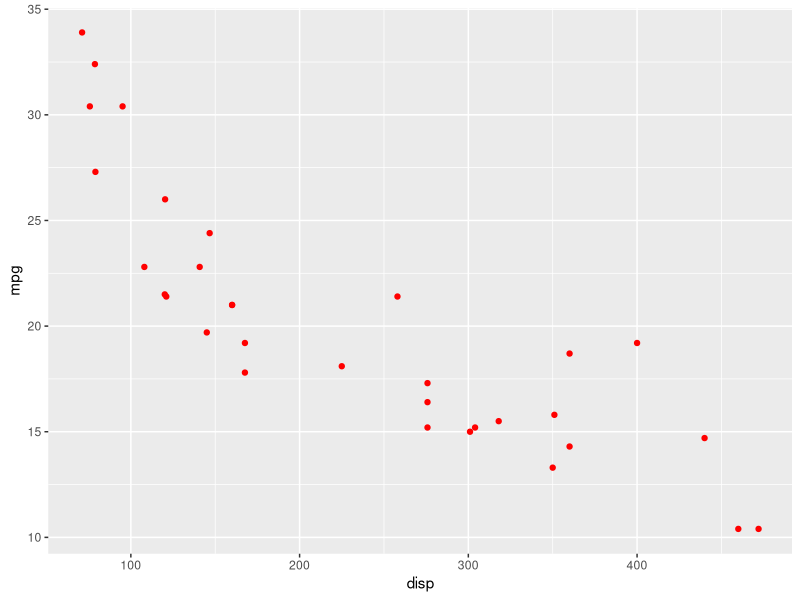
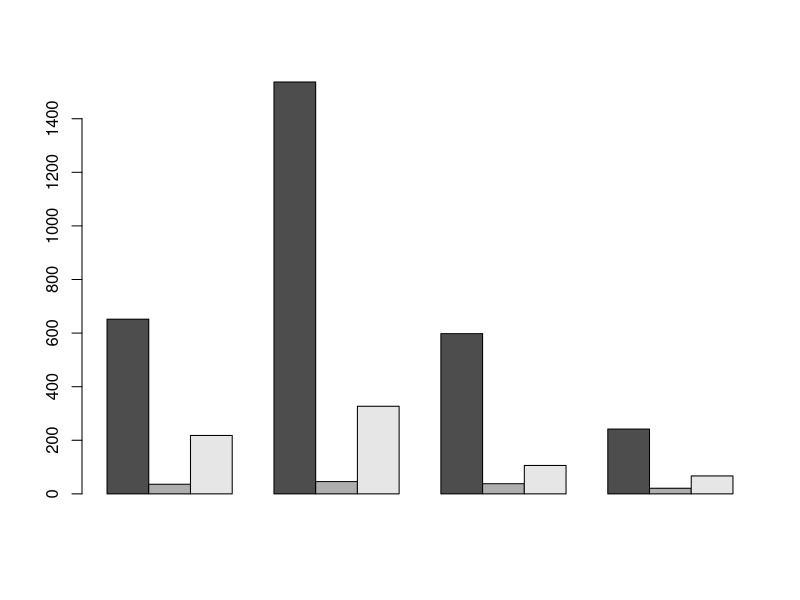

Reproduce these figures in R, in order. (Note: this script raises an error after producing the figures.)
# Lista de Exercícios - Capítulo 4

# Obs: Caso tenha problemas com a acentuação, consulte este link:
# https://support.rstudio.com/hc/en-us/articles/200532197-Character-Encoding

# Configurando o diretório de trabalho
# Coloque entre aspas o diretório de trabalho que você está usando no seu computador
# Não use diretórios com espaço no nome
setwd("C:/FCD/BigDataRAzure/Cap04")
getwd()

# Exercicio 1 - Crie uma função que receba os dois vetores abaixo como parâmetro, 
# converta-os em um dataframe e imprima no console
vec1 <- (10:13)
vec2 <- c("a", "b", "c", "d")

myfunc <- function(a, b){
  df <- data.frame(a, b)
  print(df)
}

myfunc(vec1, vec2)


# Exercicio 2 - Crie uma matriz com 4 linhas e 4 colunas preenchida com 
# números inteiros e calcule a média de cada linha

# Criando a matriz
?matrix
mat <- matrix(data = c(1:16), nrow = 4, ncol = 4)
mat

# Calculando a média de cada linha
?apply
apply(mat, 1, mean)

# Exercicio 3 - Considere o dataframe abaixo. 
# Calcule a média por disciplina e depois calcule a média de apenas uma disciplina
escola <- data.frame(Aluno = c('Alan', 'Alice', 'Alana', 'Aline', 'Alex', 'Ajay'),
                     Matematica = c(90, 80, 85, 87, 56, 79),
                     Geografia = c(100, 78, 86, 90, 98, 67),
                     Quimica = c(76, 56, 89, 90, 100, 87))

escola

# Média por disciplina

# Matemática
mean_mat <- apply(escola[2], 2, mean)
mean_mat

# Geografia
mean_geo <- apply(escola[3], 2, mean)
mean_geo

# Química
mean_quim <- apply(escola[4], 2, mean)
mean_quim

# Média por aluno

escola$Media = NA
escola

escola$Media <- apply(escola[, c(2,3,4)], 1, mean)
escola

# Arredondando os valores da média

escola$Media <- round(escola$Media)
escola



# Exercicio 4 - Cria uma lista com 3 elementos, todos numéricos 
# e calcule a soma de todos os elementos da lista

list <- list(10, 15, 209)
list

# Soma dos elementos
?do.call
soma <- do.call(sum, list)
soma

# Exercicio 5 - Transforme a lista anterior um vetor

vec <- unlist(list)
vec

# Exercicio 6 - Considere a string abaixo. Substitua a palavra "textos" por "frases"
str <- c("Expressoes", "regulares", "em linguagem R", 
         "permitem a busca de padroes", "e exploracao de textos",
         "podemos buscar padroes em digitos",
         "como por exemplo",
         "10992451280")
str

gsub('textos', 'frases', str)

# Exercicio 7 - Usando o dataset mtcars, crie um gráfico com ggplot do tipo 
# scatter plot. Use as colunas disp e mpg nos eixos x e y respectivamente

library(ggplot2)
View(mtcars)

ggplot(mtcars, aes(x = disp, y = mpg)) +
  geom_point(color = 'red')

# Exercicio 8 - Considere a matriz abaixo.
# Crie um bar plot que represente os dados em barras individuais.
mat1 <- matrix(c(652,1537,598,242,36,46,38,21,218,327,106,67), nrow = 3, byrow = T)
mat1

?barplot()

barplot(mat1, beside = T)

# Exercício 9 - Qual o erro do código abaixo?
data(diamonds)
ggplot(data = diamonds, aes(x = price, group = fill, fill = cut)) + 
  geom_density(adjust = 1.5)

# group = fill
# Objeto fill não encontrado

# Exercício 10 - Qual o erro do código abaixo?
ggplot(mtcars, aes(x = as.factor(cyl), fill = as.factor(cyl))) + 
  geom_barplot() +
  labs(fill = "cyl")

# geom_barplot()
# O nome da função é geom_bar()

